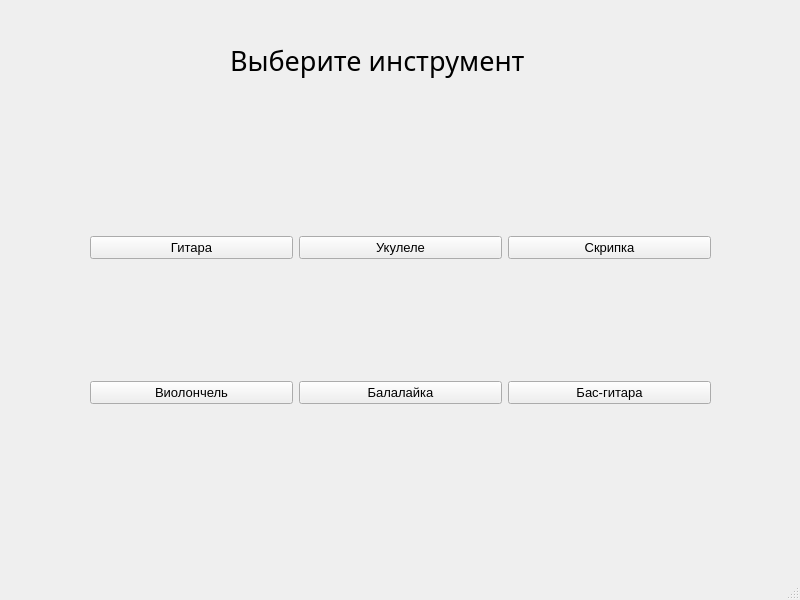
<?xml version="1.0" encoding="UTF-8"?>
<ui version="4.0">
 <class>MainWindow</class>
 <widget class="QMainWindow" name="MainWindow">
  <property name="geometry">
   <rect>
    <x>0</x>
    <y>0</y>
    <width>800</width>
    <height>600</height>
   </rect>
  </property>
  <property name="windowTitle">
   <string>MainWindow</string>
  </property>
  <widget class="QWidget" name="centralwidget">
   <widget class="QWidget" name="gridLayoutWidget">
    <property name="geometry">
     <rect>
      <x>90</x>
      <y>120</y>
      <width>621</width>
      <height>401</height>
     </rect>
    </property>
    <layout class="QGridLayout" name="gridLayout">
     <item row="0" column="1">
      <widget class="QPushButton" name="pushButton_2">
       <property name="font">
        <font>
         <pointsize>10</pointsize>
        </font>
       </property>
       <property name="text">
        <string>Укулеле</string>
       </property>
      </widget>
     </item>
     <item row="1" column="0">
      <widget class="QPushButton" name="pushButton_5">
       <property name="font">
        <font>
         <pointsize>10</pointsize>
        </font>
       </property>
       <property name="text">
        <string>Виолончель</string>
       </property>
      </widget>
     </item>
     <item row="1" column="1">
      <widget class="QPushButton" name="pushButton_6">
       <property name="font">
        <font>
         <pointsize>10</pointsize>
        </font>
       </property>
       <property name="text">
        <string>Балалайка</string>
       </property>
      </widget>
     </item>
     <item row="0" column="2">
      <widget class="QPushButton" name="pushButton_3">
       <property name="font">
        <font>
         <pointsize>10</pointsize>
        </font>
       </property>
       <property name="text">
        <string>Скрипка</string>
       </property>
      </widget>
     </item>
     <item row="1" column="2">
      <widget class="QPushButton" name="pushButton_4">
       <property name="font">
        <font>
         <pointsize>10</pointsize>
        </font>
       </property>
       <property name="text">
        <string>Бас-гитара</string>
       </property>
      </widget>
     </item>
     <item row="0" column="0">
      <widget class="QPushButton" name="pushButton">
       <property name="font">
        <font>
         <family>MS Shell Dlg 2</family>
         <pointsize>10</pointsize>
        </font>
       </property>
       <property name="text">
        <string>Гитара</string>
       </property>
      </widget>
     </item>
    </layout>
   </widget>
   <widget class="QLabel" name="label">
    <property name="geometry">
     <rect>
      <x>230</x>
      <y>30</y>
      <width>341</width>
      <height>61</height>
     </rect>
    </property>
    <property name="font">
     <font>
      <family>Algerian</family>
      <pointsize>20</pointsize>
     </font>
    </property>
    <property name="text">
     <string>Выберите инструмент</string>
    </property>
   </widget>
  </widget>
  <widget class="QMenuBar" name="menubar">
   <property name="geometry">
    <rect>
     <x>0</x>
     <y>0</y>
     <width>800</width>
     <height>26</height>
    </rect>
   </property>
  </widget>
  <widget class="QStatusBar" name="statusbar"/>
 </widget>
 <resources/>
 <connections/>
</ui>
